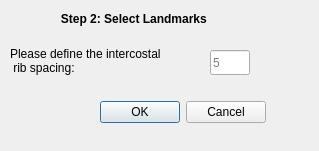
<?xml version="1.0" encoding="UTF-8"?>
<ui version="4.0">
 <class>powertransViewUIRibSpacing</class>
 <widget class="QWidget" name="powertransViewUIRibSpacing">
  <property name="geometry">
   <rect>
    <x>0</x>
    <y>0</y>
    <width>319</width>
    <height>151</height>
   </rect>
  </property>
  <property name="windowTitle">
   <string>Set Values</string>
  </property>
  <widget class="QDialogButtonBox" name="buttonBox">
   <property name="enabled">
    <bool>true</bool>
   </property>
   <property name="geometry">
    <rect>
     <x>100</x>
     <y>100</y>
     <width>166</width>
     <height>25</height>
    </rect>
   </property>
   <property name="orientation">
    <enum>Qt::Horizontal</enum>
   </property>
   <property name="standardButtons">
    <set>QDialogButtonBox::Cancel|QDialogButtonBox::Ok</set>
   </property>
   <property name="centerButtons">
    <bool>true</bool>
   </property>
  </widget>
  <widget class="QLabel" name="label_2">
   <property name="geometry">
    <rect>
     <x>30</x>
     <y>10</y>
     <width>211</width>
     <height>17</height>
    </rect>
   </property>
   <property name="font">
    <font>
     <weight>75</weight>
     <bold>true</bold>
    </font>
   </property>
   <property name="text">
    <string>Step 2: Select Landmarks </string>
   </property>
   <property name="alignment">
    <set>Qt::AlignCenter</set>
   </property>
  </widget>
  <widget class="QLineEdit" name="lineEdit_1">
   <property name="geometry">
    <rect>
     <x>210</x>
     <y>50</y>
     <width>40</width>
     <height>25</height>
    </rect>
   </property>
   <property name="minimumSize">
    <size>
     <width>40</width>
     <height>0</height>
    </size>
   </property>
   <property name="maximumSize">
    <size>
     <width>40</width>
     <height>16777215</height>
    </size>
   </property>
   <property name="tabletTracking">
    <bool>false</bool>
   </property>
   <property name="placeholderText">
    <string>5</string>
   </property>
  </widget>
  <widget class="QLabel" name="titleLabel">
   <property name="geometry">
    <rect>
     <x>10</x>
     <y>30</y>
     <width>200</width>
     <height>61</height>
    </rect>
   </property>
   <property name="minimumSize">
    <size>
     <width>200</width>
     <height>0</height>
    </size>
   </property>
   <property name="maximumSize">
    <size>
     <width>200</width>
     <height>16777215</height>
    </size>
   </property>
   <property name="styleSheet">
    <string notr="true"/>
   </property>
   <property name="text">
    <string>Please define the intercostal
 rib spacing: </string>
   </property>
  </widget>
 </widget>
 <layoutdefault spacing="6" margin="11"/>
 <resources/>
 <connections/>
</ui>
